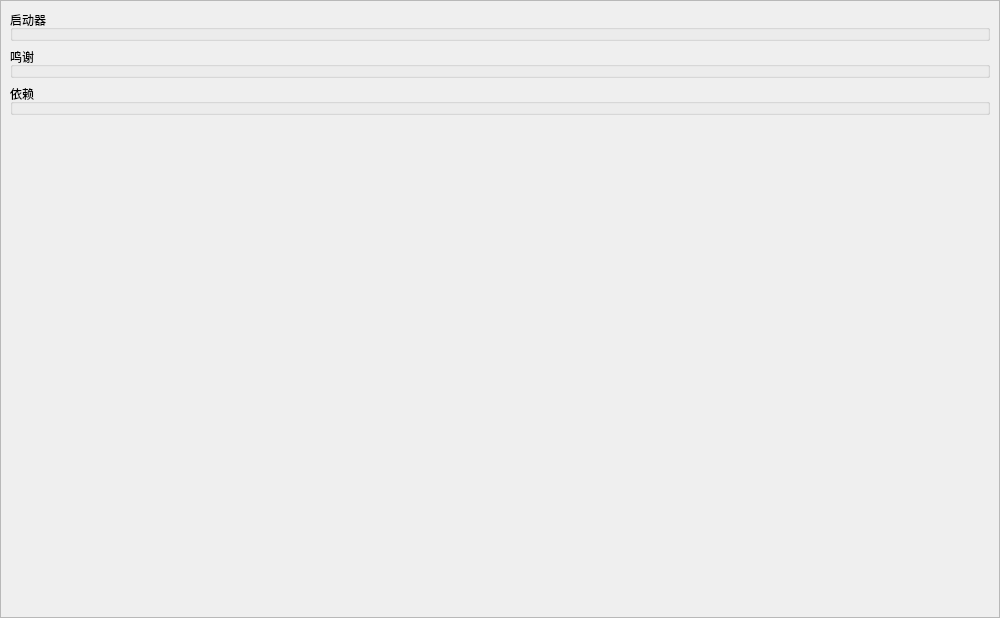
<?xml version="1.0" encoding="UTF-8"?>
<ui version="4.0">
 <class>About</class>
 <widget class="QWidget" name="About">
  <property name="geometry">
   <rect>
    <x>0</x>
    <y>0</y>
    <width>1000</width>
    <height>618</height>
   </rect>
  </property>
  <property name="windowTitle">
   <string>关于</string>
  </property>
  <layout class="QGridLayout" name="gridLayout">
   <property name="leftMargin">
    <number>0</number>
   </property>
   <property name="topMargin">
    <number>0</number>
   </property>
   <property name="rightMargin">
    <number>0</number>
   </property>
   <property name="bottomMargin">
    <number>0</number>
   </property>
   <property name="spacing">
    <number>0</number>
   </property>
   <item row="0" column="0">
    <widget class="QScrollArea" name="scrollArea">
     <property name="widgetResizable">
      <bool>true</bool>
     </property>
     <widget class="QWidget" name="scrollAreaWidgetContents">
      <property name="geometry">
       <rect>
        <x>0</x>
        <y>0</y>
        <width>998</width>
        <height>616</height>
       </rect>
      </property>
      <layout class="QGridLayout" name="gridLayout_2">
       <item row="2" column="0">
        <widget class="QGroupBox" name="gb_3rdparty">
         <property name="title">
          <string>依赖</string>
         </property>
         <layout class="QGridLayout" name="gl_3rdparty">
          <property name="leftMargin">
           <number>0</number>
          </property>
          <property name="topMargin">
           <number>0</number>
          </property>
          <property name="rightMargin">
           <number>0</number>
          </property>
          <property name="bottomMargin">
           <number>0</number>
          </property>
          <property name="spacing">
           <number>0</number>
          </property>
         </layout>
        </widget>
       </item>
       <item row="3" column="0">
        <spacer name="verticalSpacer">
         <property name="orientation">
          <enum>Qt::Vertical</enum>
         </property>
         <property name="sizeHint" stdset="0">
          <size>
           <width>0</width>
           <height>0</height>
          </size>
         </property>
        </spacer>
       </item>
       <item row="0" column="0">
        <widget class="QGroupBox" name="gb_launcher">
         <property name="maximumSize">
          <size>
           <width>16777215</width>
           <height>16777215</height>
          </size>
         </property>
         <property name="title">
          <string>启动器</string>
         </property>
         <layout class="QGridLayout" name="gl_launcher">
          <property name="leftMargin">
           <number>0</number>
          </property>
          <property name="topMargin">
           <number>0</number>
          </property>
          <property name="rightMargin">
           <number>0</number>
          </property>
          <property name="bottomMargin">
           <number>0</number>
          </property>
          <property name="spacing">
           <number>0</number>
          </property>
         </layout>
        </widget>
       </item>
       <item row="1" column="0">
        <widget class="QGroupBox" name="gb_thanks">
         <property name="title">
          <string>鸣谢</string>
         </property>
         <layout class="QGridLayout" name="gl_thanks">
          <property name="leftMargin">
           <number>0</number>
          </property>
          <property name="topMargin">
           <number>0</number>
          </property>
          <property name="rightMargin">
           <number>0</number>
          </property>
          <property name="bottomMargin">
           <number>0</number>
          </property>
          <property name="spacing">
           <number>0</number>
          </property>
         </layout>
        </widget>
       </item>
      </layout>
     </widget>
    </widget>
   </item>
  </layout>
 </widget>
 <resources/>
 <connections/>
</ui>
